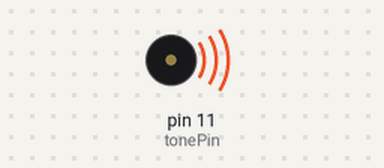
A sketch run on a simulated Arduino Uno, built with avr-gcc and run on an emulated ATmega328P. Shown: buzzer (waves = sounding).

Above: at 0.1 s.
At 31.9 s:
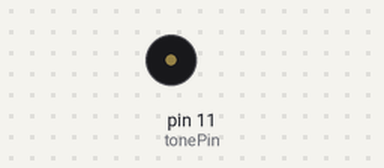
Timing chart, 0 to 33.4 s (numbered marks = the images above):
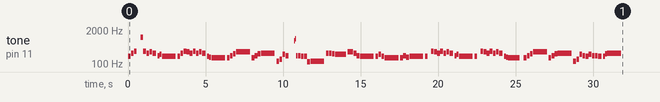

The sketch:

ElPadrino.ino
```cpp
// Credit:
// Midi to Arduino Converter
//     - Andy Tran (extramaster), 2015
// https://www.extramaster.net/tools/midiToArduino/
//
// Process:
// Midi -> Midi tracks -> Note mappings -> Frequency
//
// CC0

// Set this to be the pin that your buzzer resides in. (Note that you can only have one buzzer actively using the PWM signal at a time).
int tonePin = 11;
void setup() {

}

void midi() {

    tone(tonePin, 195, 180.0);
    delay(200.0);
    tone(tonePin, 261, 180.0);
    delay(200.0);
    tone(tonePin, 311, 180.0);
    delay(200.0);
    delay(200.0);
    tone(tonePin, 293, 6.0);
    delay(6.66666666667);
    tone(tonePin, 1046, 171.0);
    delay(190.0);
    delay(3.33333333333);
    tone(tonePin, 311, 177.0);
    delay(196.666666667);
    delay(3.33333333333);
    tone(tonePin, 261, 177.0);
    delay(196.666666667);
    delay(3.33333333333);
    tone(tonePin, 293, 177.0);
    delay(196.666666667);
    delay(3.33333333333);
    tone(tonePin, 261, 240.0);
    delay(266.666666667);
    delay(66.6666666667);
    tone(tonePin, 207, 120.0);
    delay(133.333333333);
    tone(tonePin, 233, 120.0);
    delay(133.333333333);
    tone(tonePin, 195, 900.0);
    delay(1000.0);
    tone(tonePin, 195, 180.0);
    delay(200.0);
    tone(tonePin, 261, 177.0);
    delay(196.666666667);
    delay(3.33333333333);
    tone(tonePin, 311, 180.0);
    delay(200.0);
    tone(tonePin, 293, 177.0);
    delay(196.666666667);
    delay(3.33333333333);
    tone(tonePin, 261, 177.0);
    delay(196.666666667);
    delay(3.33333333333);
    tone(tonePin, 311, 177.0);
    delay(196.666666667);
    delay(3.33333333333);
    tone(tonePin, 261, 177.0);
    delay(196.666666667);
    delay(3.33333333333);
    tone(tonePin, 293, 177.0);
    delay(196.666666667);
    delay(3.33333333333);
    tone(tonePin, 261, 240.0);
    delay(266.666666667);
    delay(66.6666666667);
    tone(tonePin, 195, 120.0);
    delay(133.333333333);
    tone(tonePin, 184, 120.0);
    delay(133.333333333);
    tone(tonePin, 174, 897.0);
    delay(996.666666667);
    delay(3.33333333333);
    tone(tonePin, 174, 177.0);
    delay(196.666666667);
    delay(3.33333333333);
    tone(tonePin, 207, 177.0);
    delay(196.666666667);
    delay(3.33333333333);
    tone(tonePin, 246, 177.0);
    delay(196.666666667);
    delay(3.33333333333);
    tone(tonePin, 293, 897.0);
    delay(996.666666667);
    delay(3.33333333333);
    tone(tonePin, 174, 177.0);
    delay(196.666666667);
    delay(3.33333333333);
    tone(tonePin, 207, 177.0);
    delay(196.666666667);
    delay(3.33333333333);
    tone(tonePin, 246, 177.0);
    delay(196.666666667);
    delay(3.33333333333);
    tone(tonePin, 261, 897.0);
    delay(996.666666667);
    delay(3.33333333333);
    tone(tonePin, 130, 177.0);
    delay(196.666666667);
    delay(3.33333333333);
    tone(tonePin, 155, 177.0);
    delay(196.666666667);
    delay(3.33333333333);
    tone(tonePin, 233, 177.0);
    delay(196.666666667);
    delay(3.33333333333);
    tone(tonePin, 207, 177.0);
    delay(196.666666667);
    delay(3.33333333333);
    delay(333.333333333);
    tone(tonePin, 783, 57.0);
    delay(63.3333333333);
    tone(tonePin, 391, 3.0);
    delay(3.33333333333);
    tone(tonePin, 932, 60.0);
    delay(66.6666666667);
    tone(tonePin, 207, 120.0);
    delay(133.333333333);
    tone(tonePin, 207, 177.0);
    delay(196.666666667);
    delay(3.33333333333);
    tone(tonePin, 195, 177.0);
    delay(196.666666667);
    delay(3.33333333333);
    tone(tonePin, 195, 177.0);
    delay(196.666666667);
    delay(3.33333333333);
    tone(tonePin, 123, 177.0);
    delay(196.666666667);
    delay(3.33333333333);
    tone(tonePin, 130, 897.0);
    delay(996.666666667);
    delay(3.33333333333);
    tone(tonePin, 261, 177.0);
    delay(196.666666667);
    delay(3.33333333333);
    tone(tonePin, 261, 177.0);
    delay(196.666666667);
    delay(3.33333333333);
    tone(tonePin, 246, 177.0);
    delay(196.666666667);
    delay(3.33333333333);
    tone(tonePin, 233, 717.0);
    delay(796.666666667);
    delay(3.33333333333);
    tone(tonePin, 293, 357.0);
    delay(396.666666667);
    delay(3.33333333333);
    tone(tonePin, 261, 177.0);
    delay(196.666666667);
    delay(3.33333333333);
    tone(tonePin, 207, 177.0);
    delay(196.666666667);
    delay(3.33333333333);
    tone(tonePin, 195, 897.0);
    delay(996.666666667);
    delay(3.33333333333);
    tone(tonePin, 195, 177.0);
    delay(196.666666667);
    delay(3.33333333333);
    tone(tonePin, 233, 177.0);
    delay(196.666666667);
    delay(3.33333333333);
    tone(tonePin, 195, 177.0);
    delay(196.666666667);
    delay(3.33333333333);
    tone(tonePin, 174, 897.0);
    delay(996.666666667);
    delay(3.33333333333);
    tone(tonePin, 174, 177.0);
    delay(196.666666667);
    delay(3.33333333333);
    tone(tonePin, 207, 177.0);
    delay(196.666666667);
    delay(3.33333333333);
    tone(tonePin, 184, 177.0);
    delay(196.666666667);
    delay(3.33333333333);
    tone(tonePin, 195, 897.0);
    delay(996.666666667);
    delay(3.33333333333);
    tone(tonePin, 195, 177.0);
    delay(196.666666667);
    delay(3.33333333333);
    delay(200.0);
    tone(tonePin, 311, 177.0);
    delay(196.666666667);
    delay(3.33333333333);
    tone(tonePin, 293, 177.0);
    delay(196.666666667);
    delay(3.33333333333);
    tone(tonePin, 261, 177.0);
    delay(196.666666667);
    delay(3.33333333333);
    tone(tonePin, 311, 177.0);
    delay(196.666666667);
    delay(3.33333333333);
    tone(tonePin, 261, 177.0);
    delay(196.666666667);
    delay(3.33333333333);
    tone(tonePin, 293, 177.0);
    delay(196.666666667);
    delay(3.33333333333);
    tone(tonePin, 261, 240.0);
    delay(266.666666667);
    delay(66.6666666667);
    tone(tonePin, 207, 120.0);
    delay(133.333333333);
    tone(tonePin, 233, 120.0);
    delay(133.333333333);
    tone(tonePin, 195, 897.0);
    delay(996.666666667);
    delay(3.33333333333);
    tone(tonePin, 195, 177.0);
    delay(196.666666667);
    delay(3.33333333333);
    delay(200.0);
    tone(tonePin, 311, 177.0);
    delay(196.666666667);
    delay(3.33333333333);
    tone(tonePin, 293, 177.0);
    delay(196.666666667);
    delay(3.33333333333);
    tone(tonePin, 261, 177.0);
    delay(196.666666667);
    delay(3.33333333333);
    tone(tonePin, 311, 177.0);
    delay(196.666666667);
    delay(3.33333333333);
    tone(tonePin, 261, 177.0);
    delay(196.666666667);
    delay(3.33333333333);
    tone(tonePin, 293, 177.0);
    delay(196.666666667);
    delay(3.33333333333);
    tone(tonePin, 261, 240.0);
    delay(266.666666667);
    delay(66.6666666667);
    tone(tonePin, 195, 120.0);
    delay(133.333333333);
    tone(tonePin, 184, 120.0);
    delay(133.333333333);
    tone(tonePin, 174, 717.0);
    delay(796.666666667);
    delay(203.333333333);
    tone(tonePin, 174, 177.0);
    delay(196.666666667);
    delay(3.33333333333);
    tone(tonePin, 207, 177.0);
    delay(196.666666667);
    delay(3.33333333333);
    tone(tonePin, 246, 177.0);
    delay(196.666666667);
    delay(3.33333333333);
    tone(tonePin, 293, 897.0);
    delay(996.666666667);
    delay(3.33333333333);
    tone(tonePin, 174, 177.0);
    delay(196.666666667);
    delay(3.33333333333);
    tone(tonePin, 207, 177.0);
    delay(196.666666667);
    delay(3.33333333333);
    tone(tonePin, 246, 177.0);
    delay(196.666666667);
    delay(3.33333333333);
    tone(tonePin, 261, 897.0);
    delay(996.666666667);
    delay(3.33333333333);
    tone(tonePin, 130, 177.0);
    delay(196.666666667);
    delay(3.33333333333);
    tone(tonePin, 155, 177.0);
    delay(196.666666667);
    delay(3.33333333333);
    tone(tonePin, 233, 177.0);
    delay(196.666666667);
    delay(3.33333333333);
    tone(tonePin, 207, 177.0);
    delay(196.666666667);
    delay(3.33333333333);
    tone(tonePin, 195, 177.0);
    delay(196.666666667);
    delay(3.33333333333);
    tone(tonePin, 233, 177.0);
    delay(196.666666667);
    delay(3.33333333333);
    tone(tonePin, 207, 177.0);
    delay(196.666666667);
    delay(3.33333333333);
    tone(tonePin, 207, 177.0);
    delay(196.666666667);
    delay(3.33333333333);
    tone(tonePin, 195, 240.0);
    delay(266.666666667);
    delay(66.6666666667);
    tone(tonePin, 195, 120.0);
    delay(133.333333333);
    tone(tonePin, 246, 120.0);
    delay(133.333333333);
    tone(tonePin, 261, 897.0);
    delay(996.666666667);
    delay(12803.3333333);
    tone(tonePin, 261, 177.0);
    delay(196.666666667);
    delay(3.33333333333);
    tone(tonePin, 261, 177.0);
    delay(196.666666667);
    delay(3.33333333333);
    tone(tonePin, 246, 177.0);
    delay(196.666666667);
    delay(3.33333333333);
    tone(tonePin, 233, 717.0);
    delay(796.666666667);
    delay(3.33333333333);
    tone(tonePin, 293, 357.0);
    delay(396.666666667);
    delay(3.33333333333);
    tone(tonePin, 261, 177.0);
    delay(196.666666667);
    delay(3.33333333333);
    tone(tonePin, 207, 177.0);
    delay(196.666666667);
    delay(3.33333333333);
    tone(tonePin, 195, 897.0);
    delay(996.666666667);
    delay(3.33333333333);
    tone(tonePin, 195, 177.0);
    delay(196.666666667);
    delay(3.33333333333);
    tone(tonePin, 233, 177.0);
    delay(196.666666667);
    delay(3.33333333333);
    tone(tonePin, 195, 177.0);
    delay(196.666666667);
    delay(3.33333333333);
    tone(tonePin, 174, 897.0);
    delay(996.666666667);
    delay(3.33333333333);
    tone(tonePin, 174, 177.0);
    delay(196.666666667);
    delay(3.33333333333);
    tone(tonePin, 207, 177.0);
    delay(196.666666667);
    delay(3.33333333333);
    tone(tonePin, 184, 177.0);
    delay(196.666666667);
    delay(3.33333333333);
    tone(tonePin, 195, 897.0);
    delay(996.666666667);
    delay(3.33333333333);
    tone(tonePin, 195, 177.0);
    delay(196.666666667);
    delay(3.33333333333);
    delay(200.0);
    tone(tonePin, 311, 177.0);
    delay(196.666666667);
    delay(3.33333333333);
    tone(tonePin, 293, 177.0);
    delay(196.666666667);
    delay(3.33333333333);
    tone(tonePin, 261, 177.0);
    delay(196.666666667);
    delay(3.33333333333);
    tone(tonePin, 311, 177.0);
    delay(196.666666667);
    delay(3.33333333333);
    tone(tonePin, 261, 177.0);
    delay(196.666666667);
    delay(3.33333333333);
    tone(tonePin, 293, 177.0);
    delay(196.666666667);
    delay(3.33333333333);
    tone(tonePin, 261, 240.0);
    delay(266.666666667);
    delay(66.6666666667);
    tone(tonePin, 207, 120.0);
    delay(133.333333333);
    tone(tonePin, 233, 120.0);
    delay(133.333333333);
    tone(tonePin, 195, 897.0);
    delay(996.666666667);
    delay(3.33333333333);
    tone(tonePin, 195, 177.0);
    delay(196.666666667);
    delay(3.33333333333);
    delay(200.0);
    tone(tonePin, 311, 177.0);
    delay(196.666666667);
    delay(3.33333333333);
    tone(tonePin, 293, 177.0);
    delay(196.666666667);
    delay(3.33333333333);
    tone(tonePin, 261, 177.0);
    delay(196.666666667);
    delay(3.33333333333);
    tone(tonePin, 311, 177.0);
    delay(196.666666667);
    delay(3.33333333333);
    tone(tonePin, 261, 177.0);
    delay(196.666666667);
    delay(3.33333333333);
    tone(tonePin, 293, 177.0);
    delay(196.666666667);
    delay(3.33333333333);
    tone(tonePin, 261, 240.0);
    delay(266.666666667);
    delay(66.6666666667);
    tone(tonePin, 195, 120.0);
    delay(133.333333333);
    tone(tonePin, 184, 120.0);
    delay(133.333333333);
    tone(tonePin, 174, 717.0);
    delay(796.666666667);
    delay(203.333333333);
    tone(tonePin, 174, 177.0);
    delay(196.666666667);
    delay(3.33333333333);
    tone(tonePin, 207, 177.0);
    delay(196.666666667);
    delay(3.33333333333);
    tone(tonePin, 246, 177.0);
    delay(196.666666667);
    delay(3.33333333333);
    tone(tonePin, 293, 897.0);
    delay(996.666666667);
    delay(3.33333333333);
    tone(tonePin, 174, 177.0);
    delay(196.666666667);
    delay(3.33333333333);
    tone(tonePin, 207, 177.0);
    delay(196.666666667);
    delay(3.33333333333);
    tone(tonePin, 246, 177.0);
    delay(196.666666667);
    delay(3.33333333333);
    tone(tonePin, 261, 897.0);
    delay(996.666666667);
    delay(3.33333333333);
    tone(tonePin, 130, 177.0);
    delay(196.666666667);
    delay(3.33333333333);
    tone(tonePin, 155, 177.0);
    delay(196.666666667);
    delay(3.33333333333);
    tone(tonePin, 233, 177.0);
    delay(196.666666667);
    delay(3.33333333333);
    tone(tonePin, 207, 177.0);
    delay(196.666666667);
    delay(3.33333333333);
    tone(tonePin, 195, 177.0);
    delay(196.666666667);
    delay(3.33333333333);
    tone(tonePin, 233, 177.0);
    delay(196.666666667);
    delay(3.33333333333);
    tone(tonePin, 207, 177.0);
    delay(196.666666667);
    delay(3.33333333333);
    tone(tonePin, 207, 177.0);
    delay(196.666666667);
    delay(3.33333333333);
    tone(tonePin, 195, 180.0);
    delay(200.0);
    tone(tonePin, 195, 180.0);
    delay(200.0);
    tone(tonePin, 246, 180.0);
    delay(200.0);
    tone(tonePin, 261, 1437.0);
    delay(1596.66666667);

}

void loop() {
    // Play midi
    midi();
}
```

Measured:
- by itself, tone on pin 11 (tonePin): plays 195 Hz for 0.18 s, 261 Hz for 0.18 s, 311 Hz for 0.18 s, 1046 Hz for 0.17 s, 311 Hz for 0.18 s, 261 Hz for 0.18 s … (101 notes in this stretch)
